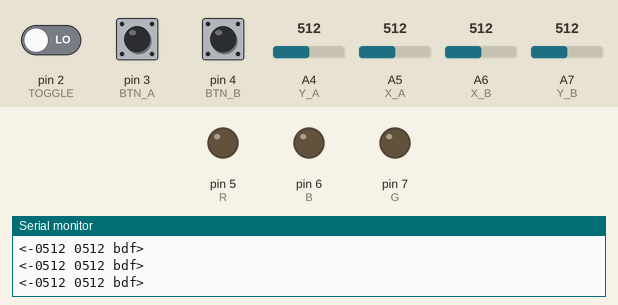
This sketch was run on a simulated Arduino Nano, built with avr-gcc and run on an emulated ATmega328P. Shown: output pins drawn as LEDs (lit = HIGH), the last lines printed to the serial monitor. Inputs (shaded band) come from the test bench; at power-on: pin 2 (TOGGLE) LOW, pin 3 (BTN_A) LOW, pin 4 (BTN_B) LOW, A4 (Y_A) = 512, A5 (X_A) = 512, A6 (X_B) = 512, A7 (Y_B) = 512.

Above: at 1.2 s.
1.3 s: pin 2 (TOGGLE) driven HIGH
At 2.3 s:
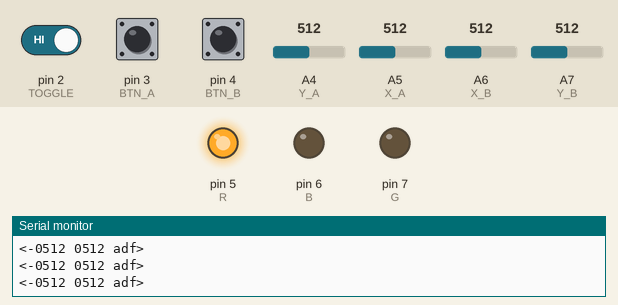
2.8 s: pin 3 (BTN_A) pulled HIGH for 0.15 s
At 2.91 s:
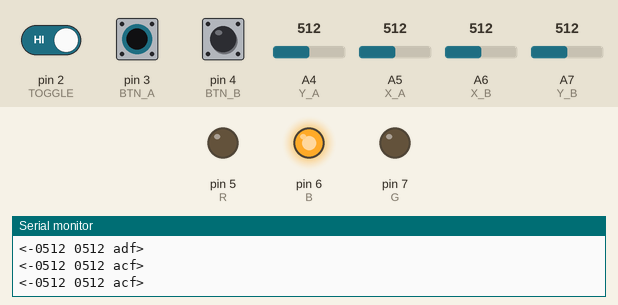
4.4 s: pin 4 (BTN_B) pulled HIGH for 0.15 s
At 4.48 s:
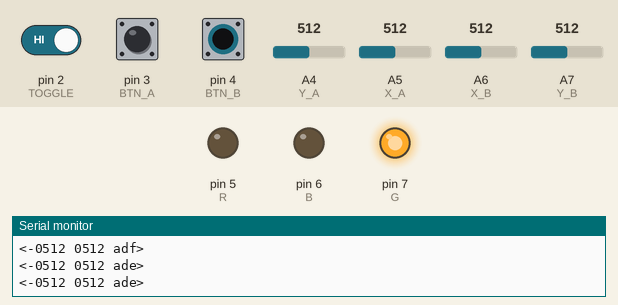
6.0 s: pin 4 (BTN_B) pulled HIGH for 3.2 s
At 9.8 s:
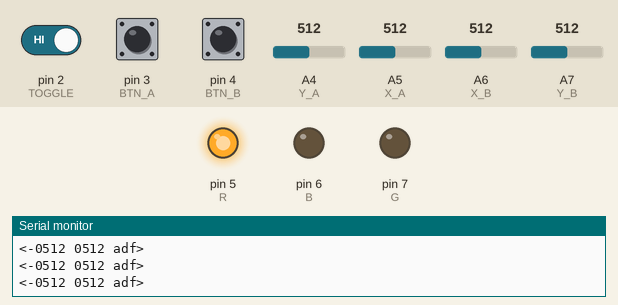
10.7 s: pin 2 (TOGGLE) driven LOW
At 11.8 s:
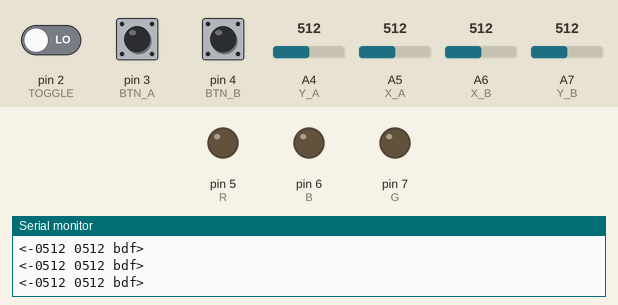
Timing chart, 0 to 13.7 s (numbered marks = the images above; inputs shaded):
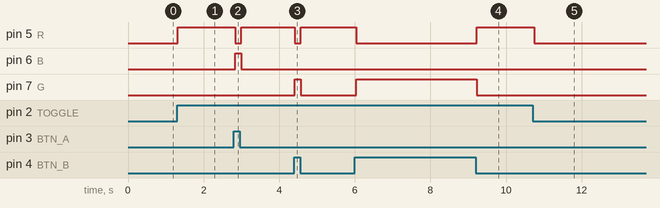

Measured:
- after the input at 1.3 s, pin 5 (R): LOW → HIGH at once
- after the input at 2.8 s, pin 5 (R): HIGH → LOW at once, → HIGH 0.15 s later; pin 6 (B): LOW → HIGH at once, → LOW 0.15 s later
- after the input at 4.4 s, pin 5 (R): HIGH → LOW at once, → HIGH 0.15 s later; pin 7 (G): LOW → HIGH at once, → LOW 0.15 s later
- after the input at 6.0 s, pin 5 (R): HIGH → LOW at once, → HIGH 3.2 s later; pin 7 (G): LOW → HIGH at once, → LOW 3.2 s later
- after the input at 10.7 s, pin 5 (R): HIGH → LOW after 0.05 s

The sketch:

sketch_dec23blue_moteV1.ino
```cpp
/* author: Alex Semenov
  First resonable working version of the blue-tooth remote.
  No error checking features like checksums ect implemented here.
  Basic communication slow and unreliable, but it works.
  */


#define X_A A5
#define Y_A A4
#define X_B A6
#define Y_B A7
#define TOGGLE 2
#define BTN_A 3
#define BTN_B 4
#define R 5
#define B 6
#define G 7
int x_a, y_a, x_b, y_b, toggle, btn_a, btn_b;
char btn_c [4];
char j_a [6];
char j_b [5];
char cmd [17];


int placevalue (int toCheck){
  if(toCheck == 0){
    return 0;

  } else if(toCheck > 0){ // positive

    if(toCheck <10){
      return 1;
    } else if (toCheck >999){
      return 4;
    } else if(toCheck >99){
      return 3;
    } else if(toCheck >9){
      return 2;
    }
  } else { // negative

    if(toCheck >-10){
      return 1;
    } else if (toCheck <-999){
      return 4;
    } else if(toCheck <-99){
      return 3;
    } else if(toCheck <-9){
      return 2;
    }
  }
  return 0;
}

char* toChar(int myInt, char* myChar, boolean mod){
  int i=0;
  boolean isNegative = false;

  if (myInt == 0) { // =0
    if(mod == true){
      myChar[0] = '-';
      for(int j=1; j<5; j++){
        myChar[j] = '0';
      }
      myChar[5] = '\0';
    } else{
      for(int j=0; j<4; j++){
        myChar[j] = '0';
      }
      myChar[4] = '\0';
    }
    return myChar;

  } else if(myInt<999 && myInt >-999){ // my int needs a leading 0
    if(myInt > 0){ // no negative

        for (i=0; i<4-placevalue(myInt); i++){ //creates leading 0's
          myChar[i] = '0';
        }
        myChar[4] = '\0';
        isNegative = false;

    } else if(myInt < 0) { // negative

      myChar[0] = '-';
      for (i=1; i<5-placevalue(myInt); i++){ //creates leading 0's
        myChar[i] = '0';
      }
      myChar[5] = '\0';
      isNegative = true;

    }// we now have leading 0's, i is set to the right number and we know the size of the char
    char temp [6] = "hello";

    itoa(myInt, temp, 10);

    if(isNegative == true){
        for( int j = 1; j<placevalue(myInt)+1; j++){ //dump the rest of the number in
        myChar[i++] = temp[j];
      }
    } else {
      for( int j = 0; j<placevalue(myInt); j++){ //dump the rest of the number in
        myChar[i++] = temp[j];
      }
    }
    return myChar;

  }  else { // no leading zero needed
    itoa(myInt, myChar, 10);
    return myChar;
  }
}

void btns(){
  if (toggle == 1) {
    digitalWrite(R, HIGH);
    digitalWrite(B, LOW);
    digitalWrite(G, LOW);
    btn_c[0] = 'a';
  } else {
    btn_c[0] = 'b';
  }
  if (btn_a == 1) {
    digitalWrite(R, LOW);
    digitalWrite(B, HIGH);
    digitalWrite(G, LOW);
    btn_c[1] = 'c';
  }else {
    btn_c[1] ='d';
  }
  if (btn_b == 1) {
    digitalWrite(R, LOW);
    digitalWrite(B, LOW);
    digitalWrite(G, HIGH);
    btn_c[2] = 'e';
  }else {
    btn_c[2] = 'f';
  }
  if (toggle != 1 && btn_a != 1 && btn_b != 1){
    digitalWrite(R, LOW);
    digitalWrite(B, LOW);
    digitalWrite(G, LOW);
  }
}

void printMsg(){
  cmd[0] = '<';
  for(int i=0; i<5; i++){
    cmd[i+1] = j_a[i];
  }
  cmd[6] = ' ';
  for(int i=0; i<4; i++){
    cmd[7+i] = j_b[i];
  }
  cmd[11] = ' ';
  for(int i=0; i<3; i++){
    cmd[12+i] = btn_c[i];
  }
  cmd[15] = '>';
  cmd[16] = '\n';
  for(int i=0; i<17; i++){
    Serial.print(cmd[i]);
  }
}

void setup() {
  Serial.begin(38400);
  pinMode(TOGGLE, INPUT);
  pinMode(BTN_A, INPUT);
  pinMode(BTN_B, INPUT);
  pinMode(R, OUTPUT);
  pinMode(G, OUTPUT);
  pinMode(B, OUTPUT);
}

void loop() {
  delay(50);
  x_a = -1*analogRead(X_A);
  y_a = analogRead(Y_A);
  x_b = analogRead(X_B);
  y_b = analogRead(Y_B);
  toggle = digitalRead(TOGGLE);
  btn_a = digitalRead(BTN_A);
  btn_b = digitalRead(BTN_B);

  btns();
  toChar(x_a, j_a, true);
  toChar(y_b, j_b, false);
  printMsg();
}
```
